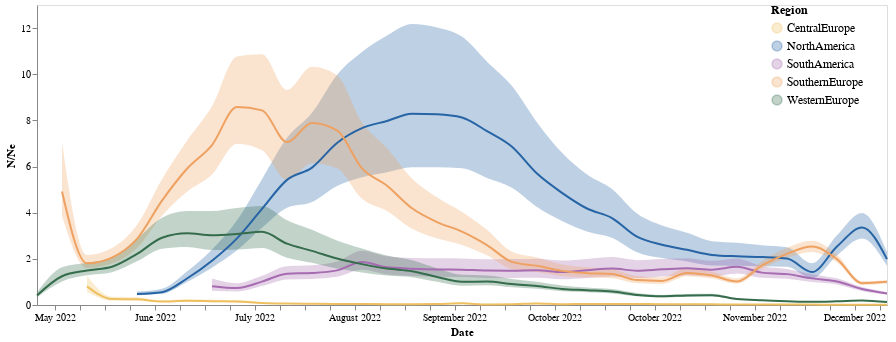

Here is the notebook cell this chart was saved with:
### Code cell
band4 = alt.Chart(combined_ne_prev_df).mark_area(interpolate='monotone', opacity = 0.3 ,color = "#f58518").encode(
    alt.X('date:T', axis=alt.Axis(title="Date", grid=False,format="%B %Y")),
    alt.Y('n_div_ne_median_lower_95',axis=alt.Axis(title="", grid=False)),# scale=alt.Scale(domain=(0.6, 1.3))),
    alt.Y2('n_div_ne_median_upper_95' ),
    alt.Color("deme:N",legend=alt.Legend(title= "Region",offset = -120, labelFontSize = 12, titleFontSize = 12),  scale=alt.Scale(domain=domain, range=range_))
).properties(
    width=850,
    height=300)

line4 =alt.Chart(combined_ne_prev_df).mark_line(
    opacity=1, interpolate='monotone', color = "#f58518"
).encode(
    alt.X('date:T', axis=alt.Axis(title="Date", grid=False)),
    alt.Y('n_div_ne_median', axis=alt.Axis(title="N/Ne", grid=False)), 
    alt.Color("deme")
).properties(
    width=800,
    height=400).transform_filter(
    (datum.n_div_ne_median <18) & (datum.n_div_ne_median >0)
)

band4+line4

### Figure 1 — Vega-Lite specification as saved in the notebook (floating-point values rounded to 4 significant figures; data arrays with more than 128 entries replaced by an {"elided": "..."} marker saying what was removed)
{"config": {"view": {"continuousWidth": 400, "continuousHeight": 300}}, "layer": [{"mark": {"type": "area", "color": "#f58518", "interpolate": "monotone", "opacity": 0.3}, "encoding": {"color": {"field": "deme", "legend": {"labelFontSize": 12, "offset": -120, "title": "Region", "titleFontSize": 12}, "scale": {"domain": ["CentralEurope", "NorthAmerica", "SouthAmerica", "SouthernEurope", "WesternEurope"], "range": ["#EEC060", "#2664A5", "#A76BB1", "#EEA160", "#356D4C"]}, "type": "nominal"}, "x": {"axis": {"format": "%B %Y", "grid": false, "title": "Date"}, "field": "date", "type": "temporal"}, "y": {"axis": {"grid": false, "title": ""}, "field": "n_div_ne_median_lower_95", "type": "quantitative"}, "y2": {"field": "n_div_ne_median_upper_95"}}, "height": 300, "width": 850}, {"mark": {"type": "line", "color": "#f58518", "interpolate": "monotone", "opacity": 1}, "encoding": {"color": {"field": "deme", "type": "nominal"}, "x": {"axis": {"grid": false, "title": "Date"}, "field": "date", "type": "temporal"}, "y": {"axis": {"grid": false, "title": "N/Ne"}, "field": "n_div_ne_median", "type": "quantitative"}}, "height": 400, "transform": [{"filter": "((datum.n_div_ne_median < 18) && (datum.n_div_ne_median > 0))"}], "width": 800}], "data": {"name": "data-2c7a9236228b5e2afd75edf8a2f76b00"}, "$schema": "https://vega.github.io/schema/vega-lite/v4.17.0.json", "datasets": {"data-2c7a9236228b5e2afd75edf8a2f76b00": {"elided": "161 records"}}}
